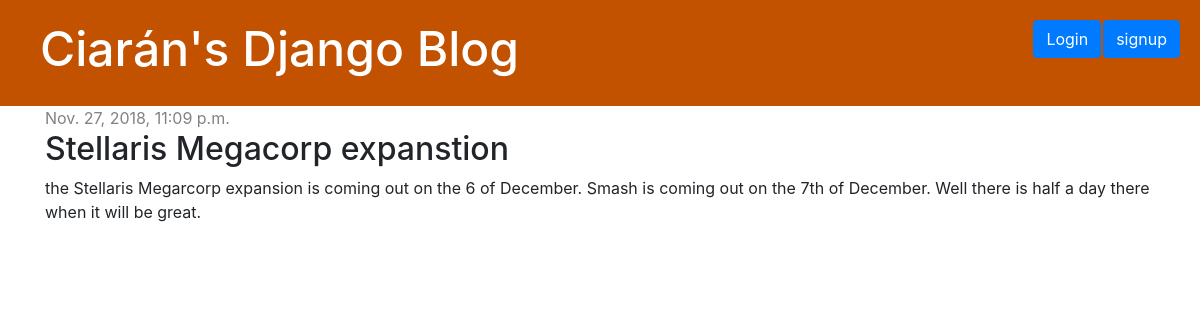
/blog/post/3/, run on the app's committed database.
### blog/models.py (models this page shows, shortened)
class Post(models.Model):
    author = models.ForeignKey(settings.AUTH_USER_MODEL, on_delete=models.CASCADE)
    title = models.CharField(max_length=200)
    text = models.TextField()
    created_date = models.DateTimeField(default=timezone.now)
    published_date = models.DateTimeField(blank=True, null=True)

### blog/views.py (the view)
# urls.py: path('post/<int:pk>/', views.post_detail, name='post_detail'),
def post_detail(request, pk):
    post = get_object_or_404(Post, pk=pk)
    return render(request, 'blog/post_detail.html', {'post': post})

### blog/templates/blog/post_detail.html (shortened to what this page needs)
{% extends 'home/base.html' %}
{% block content %}
<div class="container">
  <div class="row">
    <div class="col">
      <div class="post">
        {% if post.published_date %}
            <div class="date">
                {{ post.published_date }}
            </div>
        {% else %}
            <a class="btn btn-default" href="{% url 'post_publish' pk=post.pk %}">Publish</a>
        {% endif %}
        <h2>{{ post.title }}</h2>
        <p>{{ post.text|linebreaksbr }}</p>
      </div>
    </div>
  </div>
</div>
{% endblock %}

### home/static/css/home.css (style rules this page uses)
.date { color: #828282; }
.post { margin-bottom: 70px; }

### data on the page
Post: published_date "Nov. 27, 2018, 11:09 p.m.", title "Stellaris Megacorp expanstion", text "the Stellaris Megarcorp expansion is coming out on the 6 of December. Smash is coming out on the 7th of December. Well there is half a day there when it will be great."
